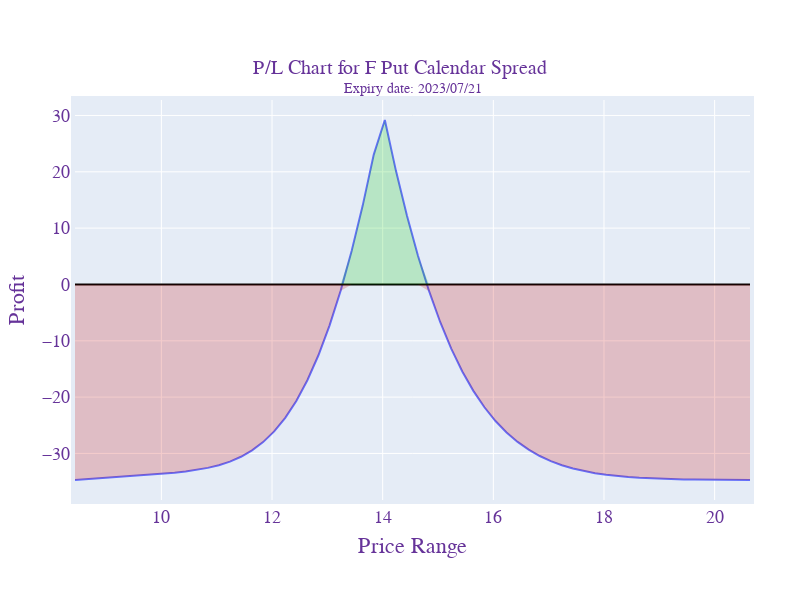

Write notebook code for a chart like this one.
### Code cell
import plotly.graph_objects as go
import plotly.io as pio
import numpy as np

# Create a file name
yesterday = dt.date.today() - dt.timedelta(days=1)
filename = '{}{}{}_improved.html'.format(tickerSymbol, strategy, yesterday)

# Create a line plot
fig = go.Figure()

# Add line plot
fig.add_trace(go.Scatter(x=pl_table['price_range'], y=pl_table['profit'], mode='lines', showlegend=False))

# Add horizontal line
fig.add_trace(go.Scatter(x=pl_table['price_range'], y=np.zeros(len(pl_table['price_range'])), mode='lines', line=dict(color="black"), showlegend=False))

# Add filled area plot for profit >= 0
fig.add_trace(go.Scatter(
    x=pl_table['price_range'], 
    y=np.where(pl_table['profit'] >= 0, pl_table['profit'], 0), 
    fill='tozeroy', 
    fillcolor='rgba(0,200,0,0.2)',
    line_color='rgba(255,255,255,0)',
    showlegend=False,
))

# Add filled area plot for profit < 0
fig.add_trace(go.Scatter(
    x=pl_table['price_range'], 
    y=np.where(pl_table['profit'] < 0, pl_table['profit'], 0), 
    fill='tozeroy', 
    fillcolor='rgba(200,0,0,0.2)',
    line_color='rgba(255,255,255,0)',
    showlegend=False,
))

# Set title, labels and layout options
fig.update_layout(
    title={
        'text': f"P/L Chart for {tickerSymbol} {strategy}",
        'y':0.9,
        'x':0.5,
        'xanchor': 'center',
        'yanchor': 'top'},
    title_font_size=20,
    autosize=False,
    width=800, # Increased width
    height=600, # Increased height
    margin=dict(
        l=50,
        r=50,
        b=100,
        t=100,
        pad=4
    ),
    xaxis_title="Price Range",
    yaxis_title="Profit",
    showlegend=False, # Hide the legend
    font=dict(
        family="Arial",
        size=18,
        color="RebeccaPurple"
    )
)

# Convert expiry_date to required format
formatted_expiry_date = expiry_date.strftime('%Y/%m/%d')

# Set a subtitle
fig.add_annotation(
    xref="paper",
    yref="paper",
    x=0.5,
    y=1.05,
    text=f"Expiry date: {formatted_expiry_date}", # Formatted date
    showarrow=False,
    font=dict(size=14)
)

# Save the plot as an interactive HTML file
pio.write_html(fig, filename)

# Show plot
fig.show()

### Figure 1 — Plotly figure (JSON) as saved in the notebook; plotly's stock layout.template omitted (floating-point values rounded to 4 significant figures)
{"data": [{"mode": "lines", "showlegend": false, "type": "scatter", "x": [8.439, 8.639, 8.839, 9.039, 9.239, 9.439, 9.639, 9.839, 10.04, 10.24, 10.44, 10.64, 10.84, 11.04, 11.24, 11.44, 11.64, 11.84, 12.04, 12.24, 12.44, 12.64, 12.84, 13.04, 13.24, 13.44, 13.64, 13.84, 14.04, 14.24, 14.44, 14.64, 14.84, 15.04, 15.24, 15.44, 15.64, 15.84, 16.04, 16.24, 16.44, 16.64, 16.84, 17.04, 17.24, 17.44, 17.64, 17.84, 18.04, 18.24, 18.44, 18.64, 18.84, 19.04, 19.24, 19.44, 19.64, 19.84, 20.04, 20.24, 20.44, 20.64], "y": [-34.69, -34.56, -34.44, -34.31, -34.18, -34.05, -33.91, -33.76, -33.6, -33.42, -33.2, -32.92, -32.56, -32.08, -31.44, -30.59, -29.46, -27.99, -26.09, -23.68, -20.68, -17.0, -12.57, -7.308, -1.156, 5.934, 14.0, 23.05, 29.19, 20.21, 12.18, 5.062, -1.2, -6.661, -11.38, -15.44, -18.89, -21.8, -24.24, -26.28, -27.96, -29.33, -30.45, -31.36, -32.09, -32.67, -33.14, -33.5, -33.79, -34.01, -34.18, -34.32, -34.42, -34.5, -34.56, -34.6, -34.64, -34.66, -34.68, -34.69, -34.7, -34.71]}, {"line": {"color": "black"}, "mode": "lines", "showlegend": false, "type": "scatter", "x": [8.439, 8.639, 8.839, 9.039, 9.239, 9.439, 9.639, 9.839, 10.04, 10.24, 10.44, 10.64, 10.84, 11.04, 11.24, 11.44, 11.64, 11.84, 12.04, 12.24, 12.44, 12.64, 12.84, 13.04, 13.24, 13.44, 13.64, 13.84, 14.04, 14.24, 14.44, 14.64, 14.84, 15.04, 15.24, 15.44, 15.64, 15.84, 16.04, 16.24, 16.44, 16.64, 16.84, 17.04, 17.24, 17.44, 17.64, 17.84, 18.04, 18.24, 18.44, 18.64, 18.84, 19.04, 19.24, 19.44, 19.64, 19.84, 20.04, 20.24, 20.44, 20.64], "y": [0, 0, 0, 0, 0, 0, 0, 0, 0, 0, 0, 0, 0, 0, 0, 0, 0, 0, 0, 0, 0, 0, 0, 0, 0, 0, 0, 0, 0, 0, 0, 0, 0, 0, 0, 0, 0, 0, 0, 0, 0, 0, 0, 0, 0, 0, 0, 0, 0, 0, 0, 0, 0, 0, 0, 0, 0, 0, 0, 0, 0, 0]}, {"fill": "tozeroy", "fillcolor": "rgba(0,200,0,0.2)", "line": {"color": "rgba(255,255,255,0)"}, "showlegend": false, "type": "scatter", "x": [8.439, 8.639, 8.839, 9.039, 9.239, 9.439, 9.639, 9.839, 10.04, 10.24, 10.44, 10.64, 10.84, 11.04, 11.24, 11.44, 11.64, 11.84, 12.04, 12.24, 12.44, 12.64, 12.84, 13.04, 13.24, 13.44, 13.64, 13.84, 14.04, 14.24, 14.44, 14.64, 14.84, 15.04, 15.24, 15.44, 15.64, 15.84, 16.04, 16.24, 16.44, 16.64, 16.84, 17.04, 17.24, 17.44, 17.64, 17.84, 18.04, 18.24, 18.44, 18.64, 18.84, 19.04, 19.24, 19.44, 19.64, 19.84, 20.04, 20.24, 20.44, 20.64], "y": [0, 0, 0, 0, 0, 0, 0, 0, 0, 0, 0, 0, 0, 0, 0, 0, 0, 0, 0, 0, 0, 0, 0, 0, 0, 5.934, 14.0, 23.05, 29.19, 20.21, 12.18, 5.062, 0, 0, 0, 0, 0, 0, 0, 0, 0, 0, 0, 0, 0, 0, 0, 0, 0, 0, 0, 0, 0, 0, 0, 0, 0, 0, 0, 0, 0, 0]}, {"fill": "tozeroy", "fillcolor": "rgba(200,0,0,0.2)", "line": {"color": "rgba(255,255,255,0)"}, "showlegend": false, "type": "scatter", "x": [8.439, 8.639, 8.839, 9.039, 9.239, 9.439, 9.639, 9.839, 10.04, 10.24, 10.44, 10.64, 10.84, 11.04, 11.24, 11.44, 11.64, 11.84, 12.04, 12.24, 12.44, 12.64, 12.84, 13.04, 13.24, 13.44, 13.64, 13.84, 14.04, 14.24, 14.44, 14.64, 14.84, 15.04, 15.24, 15.44, 15.64, 15.84, 16.04, 16.24, 16.44, 16.64, 16.84, 17.04, 17.24, 17.44, 17.64, 17.84, 18.04, 18.24, 18.44, 18.64, 18.84, 19.04, 19.24, 19.44, 19.64, 19.84, 20.04, 20.24, 20.44, 20.64], "y": [-34.69, -34.56, -34.44, -34.31, -34.18, -34.05, -33.91, -33.76, -33.6, -33.42, -33.2, -32.92, -32.56, -32.08, -31.44, -30.59, -29.46, -27.99, -26.09, -23.68, -20.68, -17.0, -12.57, -7.308, -1.156, 0, 0, 0, 0, 0, 0, 0, -1.2, -6.661, -11.38, -15.44, -18.89, -21.8, -24.24, -26.28, -27.96, -29.33, -30.45, -31.36, -32.09, -32.67, -33.14, -33.5, -33.79, -34.01, -34.18, -34.32, -34.42, -34.5, -34.56, -34.6, -34.64, -34.66, -34.68, -34.69, -34.7, -34.71]}], "layout": {"annotations": [{"font": {"size": 14}, "showarrow": false, "text": "Expiry date: 2023/07/21", "x": 0.5, "xref": "paper", "y": 1.05, "yref": "paper"}], "autosize": false, "font": {"color": "RebeccaPurple", "family": "Arial", "size": 18}, "height": 600, "margin": {"b": 100, "l": 50, "pad": 4, "r": 50, "t": 100}, "showlegend": false, "title": {"font": {"size": 20}, "text": "P/L Chart for F Put Calendar Spread", "x": 0.5, "xanchor": "center", "y": 0.9, "yanchor": "top"}, "width": 800, "xaxis": {"title": {"text": "Price Range"}}, "yaxis": {"title": {"text": "Profit"}}}}
